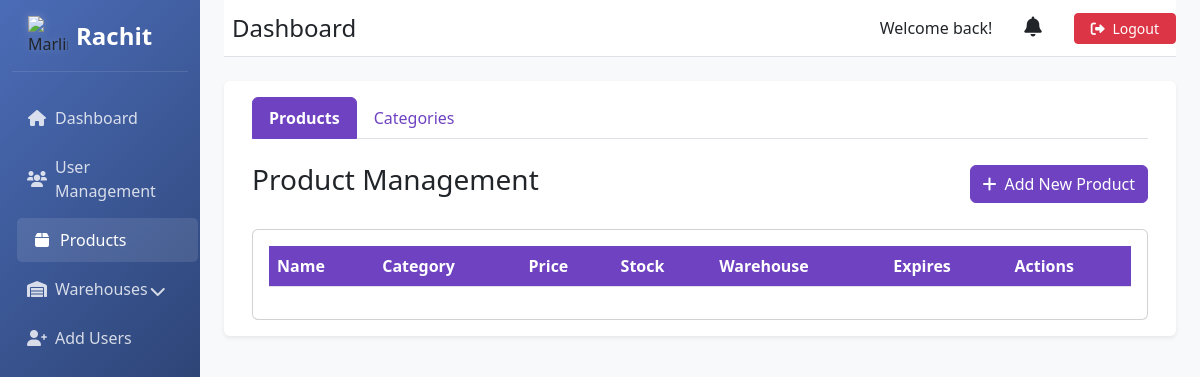
Page /product_management/ (signed in) on the earlier database version.
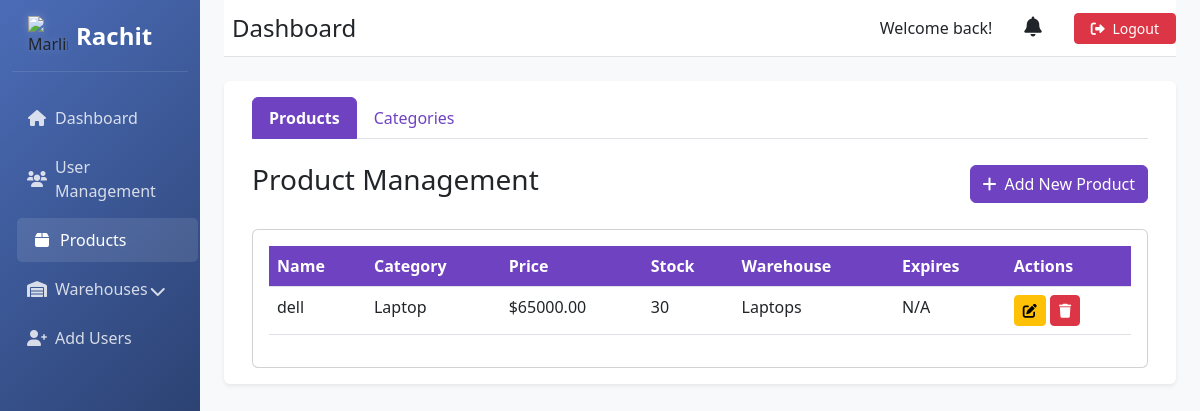
Same page on the later database version.
### Inventory/models.py (models this page shows, shortened)
class Product(models.Model):
    name = models.CharField(max_length=200)
    category = models.ForeignKey(Category, on_delete=models.CASCADE)
    warehouse = models.ForeignKey(Warehouse, on_delete=models.SET_NULL, null=True)
    price = models.DecimalField(max_digits=10, decimal_places=2)
    stock = models.IntegerField(default=0)
    description = models.TextField()
    expires = models.DateTimeField(null=True, blank=True)
    min_stock = models.IntegerField(default=10)
    created_at = models.DateTimeField(auto_now_add=True)
    updated_at = models.DateTimeField(auto_now=True)

class Category(models.Model):
    name = models.CharField(max_length=100)
    description = models.TextField(null=True, blank=True)
    expires = models.BooleanField(default=False, help_text='Whether products in this category expire')
    created_at = models.DateTimeField(auto_now_add=True)
    updated_at = models.DateTimeField(auto_now=True)
    class Meta:
        verbose_name_plural = "Categories"
        ordering = ['name']
    def __str__(self):
        return self.name

### user/models.py (models this page shows, shortened)
class Warehouse(models.Model):
    name = models.CharField(max_length=255)
    location = models.CharField(max_length=255)
    manager = models.OneToOneField('CustomUser', on_delete=models.SET_NULL, null=True, blank=True, related_name='managed_warehouse')
    handles_expiring = models.BooleanField(default=False)

### user/views.py (the view, shortened to what this page needs)
# urls.py: path('product_management/', views.product_management, name='product_management'),  # Product management (Admin)
@login_required
def product_management(request):
    if request.user.role != 'admin':
        return HttpResponseForbidden("You are not authorized to view this page")
    products = Product.objects.all().select_related('warehouse')
    categories = Category.objects.all()
    warehouses = Warehouse.objects.all()
    context = {
        'products': products,
        'categories': categories,
        'warehouses': warehouses,
        'form': ProductForm()
    }
    return render(request, 'product_management.html', context)

### user/models.py (called while the page is built)
    @property
    def unread_notifications_count(self):
        return self.notifications.filter(is_read=False).count()

### templates/product_management.html (shortened to what the changed rows need)
{% extends 'base_dashboard.html' %}
{% block content %}
<div class="container-fluid">
    <div class="tab-content">
        <div class="tab-pane fade show active" id="products">
            <div class="d-flex justify-content-between align-items-center mb-4">
                <h1 class="h3">Product Management</h1>
            </div>
            <div class="card">
                <div class="card-body">
                    <div class="table-responsive">
                        <table class="table table-hover">
                            <thead>
                                <tr>
                                    <th>Name</th>
                                    <th>Category</th>
                                    <th>Price</th>
                                    <th>Stock</th>
                                    <th>Warehouse</th>
                                    <th>Expires</th>
                                    <th>Actions</th>
                                </tr>
                            </thead>
                            <tbody>
                                {% for product in products %}
                                <tr>
                                    <td>{{ product.name }}</td>
                                    <td>{{ product.category.name }}</td>
                                    <td>${{ product.price }}</td>
                                    <td>{{ product.stock }}</td>
                                    <td>{{ product.warehouse.name }}</td>
                                    <td>{{ product.expires|default:"N/A" }}</td>
                                    <td>
                                        <button class="btn btn-sm btn-warning edit-product"
                                                data-id="{{ product.id }}"
                                                data-bs-toggle="modal"
                                                data-bs-target="#editProductModal">
                                            <i class="fas fa-edit"></i>
                                        </button>
                                        <form method="POST" action="{% url 'delete_product' product.id %}" style="display: inline;">
                                            <button type="submit" class="btn btn-sm btn-danger"
                                                    onclick="return confirm('Are you sure you want to delete this product?')">
                                                <i class="fas fa-trash"></i>
                                            </button>
                                        </form>
                                    </td>
                                </tr>
                                {% endfor %}
                            </tbody>
                        </table>
                    </div>
                </div>
            </div>
        </div>
    </div>
</div>
{% endblock %}

Differences in the rows shown:
added Product: name "dell", category.name "Laptop", price "65000.00", stock "30", warehouse.name "Laptops", expires "N/A"
